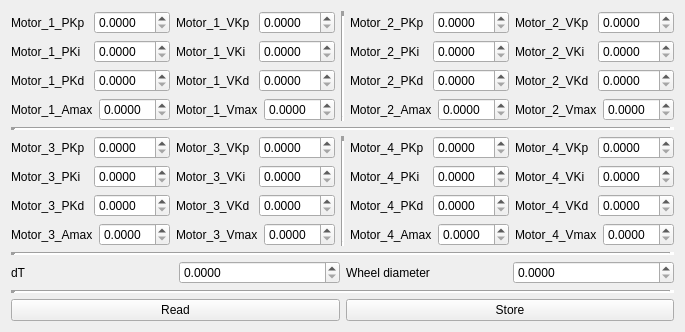
          <widget class="QWidget" name="tab_9">
           <attribute name="title">
            <string>Robot parameters editor</string>
           </attribute>
           <layout class="QVBoxLayout" name="verticalLayout_27">
            <item>
             <layout class="QVBoxLayout" name="verticalLayout_26">
              <item>
               <layout class="QHBoxLayout" name="horizontalLayout_52">
                <item>
                 <layout class="QHBoxLayout" name="horizontalLayout">
                  <item>
                   <layout class="QVBoxLayout" name="verticalLayout_16">
                    <item>
                     <layout class="QHBoxLayout" name="horizontalLayout_14">
                      <item>
                       <widget class="QLabel" name="label_19">
                        <property name="text">
                         <string>Motor_1_PKp</string>
                        </property>
                       </widget>
                      </item>
                      <item>
                       <widget class="QDoubleSpinBox" name="doubleSpinBox_Motor_1_PKp">
                        <property name="decimals">
                         <number>4</number>
                        </property>
                        <property name="singleStep">
                         <double>0.001000000000000</double>
                        </property>
                       </widget>
                      </item>
                     </layout>
                    </item>
                    <item>
                     <layout class="QHBoxLayout" name="horizontalLayout_15">
                      <item>
                       <widget class="QLabel" name="label_20">
                        <property name="text">
                         <string>Motor_1_PKi</string>
                        </property>
                       </widget>
                      </item>
                      <item>
                       <widget class="QDoubleSpinBox" name="doubleSpinBox_Motor_1_PKi">
                        <property name="decimals">
                         <number>4</number>
                        </property>
                        <property name="singleStep">
                         <double>0.000100000000000</double>
                        </property>
                       </widget>
                      </item>
                     </layout>
                    </item>
                    <item>
                     <layout class="QHBoxLayout" name="horizontalLayout_16">
                      <item>
                       <widget class="QLabel" name="label_21">
                        <property name="text">
                         <string>Motor_1_PKd</string>
                        </property>
                       </widget>
                      </item>
                      <item>
                       <widget class="QDoubleSpinBox" name="doubleSpinBox_Motor_1_PKd">
                        <property name="decimals">
                         <number>4</number>
                        </property>
                        <property name="singleStep">
                         <double>0.000100000000000</double>
                        </property>
                       </widget>
                      </item>
                     </layout>
                    </item>
                    <item>
                     <layout class="QHBoxLayout" name="horizontalLayout_20">
                      <item>
                       <widget class="QLabel" name="label_25">
                        <property name="text">
                         <string>Motor_1_Amax</string>
                        </property>
                       </widget>
                      </item>
                      <item>
                       <widget class="QDoubleSpinBox" name="doubleSpinBox_Motor_1_Amax">
                        <property name="decimals">
                         <number>4</number>
                        </property>
                        <property name="singleStep">
                         <double>0.100000000000000</double>
                        </property>
                       </widget>
                      </item>
                     </layout>
                    </item>
                   </layout>
                  </item>
                  <item>
                   <layout class="QVBoxLayout" name="verticalLayout_17">
                    <item>
                     <layout class="QHBoxLayout" name="horizontalLayout_17">
                      <item>
                       <widget class="QLabel" name="label_22">
                        <property name="text">
                         <string>Motor_1_VKp</string>
                        </property>
                       </widget>
                      </item>
                      <item>
                       <widget class="QDoubleSpinBox" name="doubleSpinBox_Motor_1_VKp">
                        <property name="decimals">
                         <number>4</number>
                        </property>
                        <property name="singleStep">
                         <double>0.001000000000000</double>
                        </property>
                       </widget>
                      </item>
                     </layout>
                    </item>
                    <item>
                     <layout class="QHBoxLayout" name="horizontalLayout_18">
                      <item>
                       <widget class="QLabel" name="label_23">
                        <property name="text">
                         <string>Motor_1_VKi</string>
                        </property>
                       </widget>
                      </item>
                      <item>
                       <widget class="QDoubleSpinBox" name="doubleSpinBox_Motor_1_VKi">
                        <property name="decimals">
                         <number>4</number>
                        </property>
                        <property name="singleStep">
                         <double>0.000100000000000</double>
                        </property>
                       </widget>
                      </item>
                     </layout>
                    </item>
                    <item>
                     <layout class="QHBoxLayout" name="horizontalLayout_19">
                      <item>
                       <widget class="QLabel" name="label_24">
                        <property name="text">
                         <string>Motor_1_VKd</string>
                        </property>
                       </widget>
                      </item>
                      <item>
                       <widget class="QDoubleSpinBox" name="doubleSpinBox_Motor_1_VKd">
                        <property name="decimals">
                         <number>4</number>
                        </property>
                        <property name="singleStep">
                         <double>0.000100000000000</double>
                        </property>
                       </widget>
                      </item>
                     </layout>
                    </item>
                    <item>
                     <layout class="QHBoxLayout" name="horizontalLayout_21">
                      <item>
                       <widget class="QLabel" name="label_26">
                        <property name="text">
                         <string>Motor_1_Vmax</string>
                        </property>
                       </widget>
                      </item>
                      <item>
                       <widget class="QDoubleSpinBox" name="doubleSpinBox_Motor_1_Vmax">
                        <property name="decimals">
                         <number>4</number>
                        </property>
                        <property name="singleStep">
                         <double>0.100000000000000</double>
                        </property>
                       </widget>
                      </item>
                     </layout>
                    </item>
                   </layout>
                  </item>
                 </layout>
                </item>
                <item>
                 <widget class="Line" name="line_3">
                  <property name="lineWidth">
                   <number>5</number>
                  </property>
                  <property name="orientation">
                   <enum>Qt::Vertical</enum>
                  </property>
                 </widget>
                </item>
                <item>
                 <layout class="QHBoxLayout" name="horizontalLayout_25">
                  <item>
                   <layout class="QVBoxLayout" name="verticalLayout_20">
                    <item>
                     <layout class="QHBoxLayout" name="horizontalLayout_26">
                      <item>
                       <widget class="QLabel" name="label_29">
                        <property name="text">
                         <string>Motor_2_PKp</string>
                        </property>
                       </widget>
                      </item>
                      <item>
                       <widget class="QDoubleSpinBox" name="doubleSpinBox_Motor_2_PKp">
                        <property name="decimals">
                         <number>4</number>
                        </property>
                        <property name="singleStep">
                         <double>0.001000000000000</double>
                        </property>
                       </widget>
                      </item>
                     </layout>
                    </item>
                    <item>
                     <layout class="QHBoxLayout" name="horizontalLayout_27">
                      <item>
                       <widget class="QLabel" name="label_30">
                        <property name="text">
                         <string>Motor_2_PKi</string>
                        </property>
                       </widget>
                      </item>
                      <item>
                       <widget class="QDoubleSpinBox" name="doubleSpinBox_Motor_2_PKi">
                        <property name="decimals">
                         <number>4</number>
                        </property>
                        <property name="singleStep">
                         <double>0.000100000000000</double>
                        </property>
                       </widget>
                      </item>
                     </layout>
                    </item>
                    <item>
                     <layout class="QHBoxLayout" name="horizontalLayout_28">
                      <item>
                       <widget class="QLabel" name="label_31">
                        <property name="text">
                         <string>Motor_2_PKd</string>
                        </property>
                       </widget>
                      </item>
                      <item>
                       <widget class="QDoubleSpinBox" name="doubleSpinBox_Motor_2_PKd">
                        <property name="decimals">
                         <number>4</number>
                        </property>
                        <property name="singleStep">
                         <double>0.000100000000000</double>
                        </property>
                       </widget>
                      </item>
                     </layout>
                    </item>
                    <item>
                     <layout class="QHBoxLayout" name="horizontalLayout_29">
                      <item>
                       <widget class="QLabel" name="label_32">
                        <property name="text">
                         <string>Motor_2_Amax</string>
                        </property>
                       </widget>
                      </item>
                      <item>
                       <widget class="QDoubleSpinBox" name="doubleSpinBox_Motor_2_Amax">
                        <property name="decimals">
                         <number>4</number>
                        </property>
                        <property name="singleStep">
                         <double>0.100000000000000</double>
                        </property>
                       </widget>
                      </item>
                     </layout>
                    </item>
                   </layout>
                  </item>
                  <item>
                   <layout class="QVBoxLayout" name="verticalLayout_21">
                    <item>
                     <layout class="QHBoxLayout" name="horizontalLayout_30">
                      <item>
                       <widget class="QLabel" name="label_33">
                        <property name="text">
                         <string>Motor_2_VKp</string>
                        </property>
                       </widget>
                      </item>
                      <item>
                       <widget class="QDoubleSpinBox" name="doubleSpinBox_Motor_2_VKp">
                        <property name="decimals">
                         <number>4</number>
                        </property>
                        <property name="singleStep">
                         <double>0.001000000000000</double>
                        </property>
                       </widget>
                      </item>
                     </layout>
                    </item>
                    <item>
                     <layout class="QHBoxLayout" name="horizontalLayout_31">
                      <item>
                       <widget class="QLabel" name="label_34">
                        <property name="text">
                         <string>Motor_2_VKi</string>
                        </property>
                       </widget>
                      </item>
                      <item>
                       <widget class="QDoubleSpinBox" name="doubleSpinBox_Motor_2_VKi">
                        <property name="decimals">
                         <number>4</number>
                        </property>
                        <property name="singleStep">
                         <double>0.000100000000000</double>
                        </property>
                       </widget>
                      </item>
                     </layout>
                    </item>
                    <item>
                     <layout class="QHBoxLayout" name="horizontalLayout_32">
                      <item>
                       <widget class="QLabel" name="label_35">
                        <property name="text">
                         <string>Motor_2_VKd</string>
                        </property>
                       </widget>
                      </item>
                      <item>
                       <widget class="QDoubleSpinBox" name="doubleSpinBox_Motor_2_VKd">
                        <property name="decimals">
                         <number>4</number>
                        </property>
                        <property name="singleStep">
                         <double>0.000100000000000</double>
                        </property>
                       </widget>
                      </item>
                     </layout>
                    </item>
                    <item>
                     <layout class="QHBoxLayout" name="horizontalLayout_33">
                      <item>
                       <widget class="QLabel" name="label_36">
                        <property name="text">
                         <string>Motor_2_Vmax</string>
                        </property>
                       </widget>
                      </item>
                      <item>
                       <widget class="QDoubleSpinBox" name="doubleSpinBox_Motor_2_Vmax">
                        <property name="decimals">
                         <number>4</number>
                        </property>
                        <property name="singleStep">
                         <double>0.100000000000000</double>
                        </property>
                       </widget>
                      </item>
                     </layout>
                    </item>
                   </layout>
                  </item>
                 </layout>
                </item>
               </layout>
              </item>
              <item>
               <widget class="Line" name="line_5">
                <property name="lineWidth">
                 <number>5</number>
                </property>
                <property name="orientation">
                 <enum>Qt::Horizontal</enum>
                </property>
               </widget>
              </item>
              <item>
               <layout class="QHBoxLayout" name="horizontalLayout_53">
                <item>
                 <layout class="QHBoxLayout" name="horizontalLayout_34">
                  <item>
                   <layout class="QVBoxLayout" name="verticalLayout_22">
                    <item>
                     <layout class="QHBoxLayout" name="horizontalLayout_35">
                      <item>
                       <widget class="QLabel" name="label_37">
                        <property name="text">
                         <string>Motor_3_PKp</string>
                        </property>
                       </widget>
                      </item>
                      <item>
                       <widget class="QDoubleSpinBox" name="doubleSpinBox_Motor_3_PKp">
                        <property name="decimals">
                         <number>4</number>
                        </property>
                        <property name="singleStep">
                         <double>0.001000000000000</double>
                        </property>
                       </widget>
                      </item>
                     </layout>
                    </item>
                    <item>
                     <layout class="QHBoxLayout" name="horizontalLayout_36">
                      <item>
                       <widget class="QLabel" name="label_38">
                        <property name="text">
                         <string>Motor_3_PKi</string>
                        </property>
                       </widget>
                      </item>
                      <item>
                       <widget class="QDoubleSpinBox" name="doubleSpinBox_Motor_3_PKi">
                        <property name="decimals">
                         <number>4</number>
                        </property>
                        <property name="singleStep">
                         <double>0.000100000000000</double>
                        </property>
                       </widget>
                      </item>
                     </layout>
                    </item>
                    <item>
                     <layout class="QHBoxLayout" name="horizontalLayout_37">
                      <item>
                       <widget class="QLabel" name="label_39">
                        <property name="text">
                         <string>Motor_3_PKd</string>
                        </property>
                       </widget>
                      </item>
                      <item>
                       <widget class="QDoubleSpinBox" name="doubleSpinBox_Motor_3_PKd">
                        <property name="decimals">
                         <number>4</number>
                        </property>
                        <property name="singleStep">
                         <double>0.000100000000000</double>
                        </property>
                       </widget>
                      </item>
                     </layout>
                    </item>
                    <item>
                     <layout class="QHBoxLayout" name="horizontalLayout_38">
                      <item>
                       <widget class="QLabel" name="label_40">
                        <property name="text">
                         <string>Motor_3_Amax</string>
                        </property>
                       </widget>
                      </item>
                      <item>
                       <widget class="QDoubleSpinBox" name="doubleSpinBox_Motor_3_Amax">
                        <property name="decimals">
                         <number>4</number>
                        </property>
                        <property name="singleStep">
                         <double>0.100000000000000</double>
                        </property>
                       </widget>
                      </item>
                     </layout>
                    </item>
                   </layout>
                  </item>
                  <item>
                   <layout class="QVBoxLayout" name="verticalLayout_23">
                    <item>
                     <layout class="QHBoxLayout" name="horizontalLayout_39">
                      <item>
                       <widget class="QLabel" name="label_41">
                        <property name="text">
                         <string>Motor_3_VKp</string>
                        </property>
                       </widget>
                      </item>
                      <item>
                       <widget class="QDoubleSpinBox" name="doubleSpinBox_Motor_3_VKp">
                        <property name="decimals">
                         <number>4</number>
                        </property>
                        <property name="singleStep">
                         <double>0.001000000000000</double>
                        </property>
                       </widget>
                      </item>
                     </layout>
                    </item>
                    <item>
                     <layout class="QHBoxLayout" name="horizontalLayout_40">
                      <item>
                       <widget class="QLabel" name="label_42">
                        <property name="text">
                         <string>Motor_3_VKi</string>
                        </property>
                       </widget>
                      </item>
                      <item>
                       <widget class="QDoubleSpinBox" name="doubleSpinBox_Motor_3_VKi">
                        <property name="decimals">
                         <number>4</number>
                        </property>
                        <property name="singleStep">
                         <double>0.000100000000000</double>
                        </property>
                       </widget>
                      </item>
                     </layout>
                    </item>
                    <item>
                     <layout class="QHBoxLayout" name="horizontalLayout_41">
                      <item>
                       <widget class="QLabel" name="label_43">
                        <property name="text">
                         <string>Motor_3_VKd</string>
                        </property>
                       </widget>
                      </item>
                      <item>
                       <widget class="QDoubleSpinBox" name="doubleSpinBox_Motor_3_VKd">
                        <property name="decimals">
                         <number>4</number>
                        </property>
                        <property name="singleStep">
                         <double>0.000100000000000</double>
                        </property>
                       </widget>
                      </item>
                     </layout>
                    </item>
                    <item>
                     <layout class="QHBoxLayout" name="horizontalLayout_42">
                      <item>
                       <widget class="QLabel" name="label_44">
                        <property name="text">
                         <string>Motor_3_Vmax</string>
                        </property>
                       </widget>
                      </item>
                      <item>
                       <widget class="QDoubleSpinBox" name="doubleSpinBox_Motor_3_Vmax">
                        <property name="decimals">
                         <number>4</number>
                        </property>
                        <property name="singleStep">
                         <double>0.100000000000000</double>
                        </property>
                       </widget>
                      </item>
                     </layout>
                    </item>
                   </layout>
                  </item>
                 </layout>
                </item>
                <item>
                 <widget class="Line" name="line_4">
                  <property name="lineWidth">
                   <number>5</number>
                  </property>
                  <property name="orientation">
                   <enum>Qt::Vertical</enum>
                  </property>
                 </widget>
                </item>
                <item>
                 <layout class="QHBoxLayout" name="horizontalLayout_43">
                  <item>
                   <layout class="QVBoxLayout" name="verticalLayout_24">
                    <item>
                     <layout class="QHBoxLayout" name="horizontalLayout_44">
                      <item>
                       <widget class="QLabel" name="label_45">
                        <property name="text">
                         <string>Motor_4_PKp</string>
                        </property>
                       </widget>
                      </item>
                      <item>
                       <widget class="QDoubleSpinBox" name="doubleSpinBox_Motor_4_PKp">
                        <property name="decimals">
                         <number>4</number>
                        </property>
                        <property name="singleStep">
                         <double>0.001000000000000</double>
                        </property>
                       </widget>
                      </item>
                     </layout>
                    </item>
                    <item>
                     <layout class="QHBoxLayout" name="horizontalLayout_45">
                      <item>
                       <widget class="QLabel" name="label_46">
                        <property name="text">
                         <string>Motor_4_PKi</string>
                        </property>
                       </widget>
                      </item>
                      <item>
                       <widget class="QDoubleSpinBox" name="doubleSpinBox_Motor_4_PKi">
                        <property name="decimals">
                         <number>4</number>
                        </property>
                        <property name="singleStep">
                         <double>0.000100000000000</double>
                        </property>
                       </widget>
                      </item>
                     </layout>
                    </item>
                    <item>
                     <layout class="QHBoxLayout" name="horizontalLayout_46">
                      <item>
                       <widget class="QLabel" name="label_47">
                        <property name="text">
                         <string>Motor_4_PKd</string>
                        </property>
                       </widget>
                      </item>
                      <item>
                       <widget class="QDoubleSpinBox" name="doubleSpinBox_Motor_4_PKd">
                        <property name="decimals">
                         <number>4</number>
                        </property>
                        <property name="singleStep">
                         <double>0.000100000000000</double>
                        </property>
                       </widget>
                      </item>
                     </layout>
                    </item>
                    <item>
                     <layout class="QHBoxLayout" name="horizontalLayout_47">
                      <item>
                       <widget class="QLabel" name="label_48">
                        <property name="text">
                         <string>Motor_4_Amax</string>
                        </property>
                       </widget>
                      </item>
                      <item>
                       <widget class="QDoubleSpinBox" name="doubleSpinBox_Motor_4_Amax">
                        <property name="decimals">
                         <number>4</number>
                        </property>
                        <property name="singleStep">
                         <double>0.100000000000000</double>
                        </property>
                       </widget>
                      </item>
                     </layout>
                    </item>
                   </layout>
                  </item>
                  <item>
                   <layout class="QVBoxLayout" name="verticalLayout_25">
                    <item>
                     <layout class="QHBoxLayout" name="horizontalLayout_48">
                      <item>
                       <widget class="QLabel" name="label_49">
                        <property name="text">
                         <string>Motor_4_VKp</string>
                        </property>
                       </widget>
                      </item>
                      <item>
                       <widget class="QDoubleSpinBox" name="doubleSpinBox_Motor_4_VKp">
                        <property name="decimals">
                         <number>4</number>
                        </property>
                        <property name="singleStep">
                         <double>0.001000000000000</double>
                        </property>
                       </widget>
                      </item>
                     </layout>
                    </item>
                    <item>
                     <layout class="QHBoxLayout" name="horizontalLayout_49">
                      <item>
                       <widget class="QLabel" name="label_50">
                        <property name="text">
                         <string>Motor_4_VKi</string>
                        </property>
                       </widget>
                      </item>
                      <item>
                       <widget class="QDoubleSpinBox" name="doubleSpinBox_Motor_4_VKi">
                        <property name="decimals">
                         <number>4</number>
                        </property>
                        <property name="singleStep">
                         <double>0.000100000000000</double>
                        </property>
                       </widget>
                      </item>
                     </layout>
                    </item>
                    <item>
                     <layout class="QHBoxLayout" name="horizontalLayout_50">
                      <item>
                       <widget class="QLabel" name="label_51">
                        <property name="text">
                         <string>Motor_4_VKd</string>
                        </property>
                       </widget>
                      </item>
                      <item>
                       <widget class="QDoubleSpinBox" name="doubleSpinBox_Motor_4_VKd">
                        <property name="decimals">
                         <number>4</number>
                        </property>
                        <property name="singleStep">
                         <double>0.000100000000000</double>
                        </property>
                       </widget>
                      </item>
                     </layout>
                    </item>
                    <item>
                     <layout class="QHBoxLayout" name="horizontalLayout_51">
                      <item>
                       <widget class="QLabel" name="label_52">
                        <property name="text">
                         <string>Motor_4_Vmax</string>
                        </property>
                       </widget>
                      </item>
                      <item>
                       <widget class="QDoubleSpinBox" name="doubleSpinBox_Motor_4_Vmax">
                        <property name="decimals">
                         <number>4</number>
                        </property>
                        <property name="singleStep">
                         <double>0.100000000000000</double>
                        </property>
                       </widget>
                      </item>
                     </layout>
                    </item>
                   </layout>
                  </item>
                 </layout>
                </item>
               </layout>
              </item>
              <item>
               <widget class="Line" name="line_6">
                <property name="lineWidth">
                 <number>5</number>
                </property>
                <property name="orientation">
                 <enum>Qt::Horizontal</enum>
                </property>
               </widget>
              </item>
              <item>
               <layout class="QHBoxLayout" name="horizontalLayout_54">
                <item>
                 <layout class="QHBoxLayout" name="horizontalLayout_22">
                  <item>
                   <widget class="QLabel" name="label_27">
                    <property name="text">
                     <string>dT</string>
                    </property>
                   </widget>
                  </item>
                  <item>
                   <widget class="QDoubleSpinBox" name="doubleSpinBox_dT">
                    <property name="decimals">
                     <number>4</number>
                    </property>
                    <property name="singleStep">
                     <double>0.100000000000000</double>
                    </property>
                   </widget>
                  </item>
                 </layout>
                </item>
                <item>
                 <layout class="QHBoxLayout" name="horizontalLayout_23">
                  <item>
                   <widget class="QLabel" name="label_28">
                    <property name="text">
                     <string>Wheel diameter</string>
                    </property>
                   </widget>
                  </item>
                  <item>
                   <widget class="QDoubleSpinBox" name="doubleSpinBox_wheelDiameter">
                    <property name="decimals">
                     <number>4</number>
                    </property>
                    <property name="singleStep">
                     <double>0.100000000000000</double>
                    </property>
                   </widget>
                  </item>
                 </layout>
                </item>
               </layout>
              </item>
              <item>
               <widget class="Line" name="line_7">
                <property name="lineWidth">
                 <number>5</number>
                </property>
                <property name="orientation">
                 <enum>Qt::Horizontal</enum>
                </property>
               </widget>
              </item>
              <item>
               <layout class="QHBoxLayout" name="horizontalLayout_55">
                <item>
                 <widget class="QPushButton" name="pushButton_Read_PID">
                  <property name="text">
                   <string>Read</string>
                  </property>
                 </widget>
                </item>
                <item>
                 <widget class="QPushButton" name="pushButton_Store_PID">
                  <property name="text">
                   <string>Store</string>
                  </property>
                 </widget>
                </item>
               </layout>
              </item>
             </layout>
            </item>
           </layout>
          </widget>
